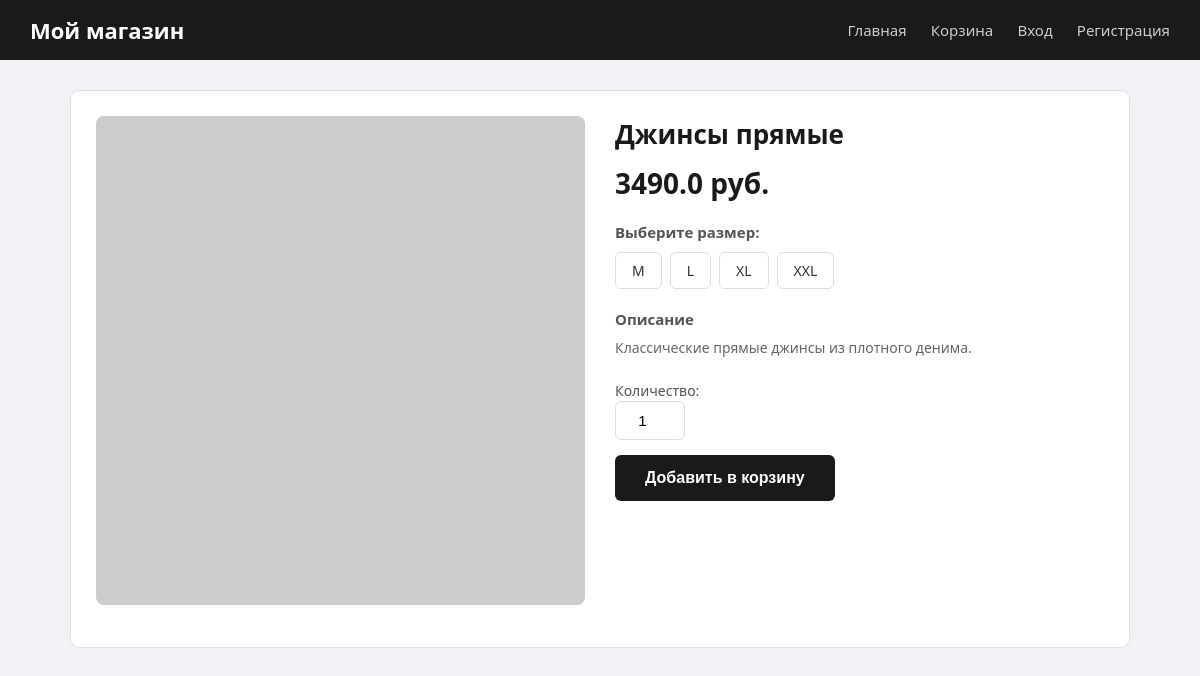
/prod/3, run on the app's committed database.
### models/product.py (models this page shows)
class Product(SqlAlchemyBase):
    __tablename__ = 'products'
    id = Column(Integer, primary_key=True, autoincrement=True)
    name = Column(String(200), nullable=False)
    photos = Column(Text)
    cost = Column(Float, nullable=False)
    description = Column(Text)
    type_id = Column(Integer, ForeignKey('product_types.id'), nullable=True)
    type = relationship("ProductType", back_populates="products")
    product_sizes = relationship("ProductSize", back_populates="product")
    storages = relationship("Storage", back_populates="product")
    carts = relationship("Cart", back_populates="product")
    order_items = relationship("OrderItem", back_populates="product")

### models/product_size.py (models this page shows)
class ProductSize(SqlAlchemyBase):
    __tablename__ = 'product_sizes'
    product_id = Column(Integer, ForeignKey('products.id'), primary_key=True)
    size_id = Column(Integer, ForeignKey('sizes.id'), primary_key=True)
    product = relationship("Product", back_populates="product_sizes")
    size = relationship("Size", back_populates="product_sizes")

### models/size.py (models this page shows)
class Size(SqlAlchemyBase):
    __tablename__ = 'sizes'
    id = Column(Integer, primary_key=True, autoincrement=True)
    name = Column(String(20), nullable=False)
    product_sizes = relationship("ProductSize", back_populates="size")

### app.py (the view)
@app.route('/prod/<int:id>')
def prod(id):
    db_sess = create_session()
    product = db_sess.query(Product).get(id)
    if not product:
        return "Товар не найден", 404
    form = AddToCartForm()
    return render_template('prod_page.html', product=product, form=form)

### forms.py
class AddToCartForm(FlaskForm):
    quantity = IntegerField('Количество', validators=[DataRequired(), NumberRange(min=1, max=99)], default=1)
    submit = SubmitField('Добавить в корзину')

### data/db_session.py (called while the page is built)
def create_session():
    global __factory
    if not __factory:
        raise Exception("База данных не инициализирована. Сначала вызовите global_init().")
    return __factory()

### templates/prod_page.html (shortened to what this page needs)
{% extends "base.html" %}
{% block content %}
<div class="product-detail">
    <div class="product-images">
        {% set photos = product.photos.split(',') if product.photos else [] %}
        <img src="{{ photos[0] if photos else 'https://via.placeholder.com/400x400/f5f5f5/cccccc?text=No+photo' }}" alt="{{ product.name }}" class="main-image">
    </div>
    <div class="product-info">
        <h1>{{ product.name }}</h1>
        <div class="price-section">
            <span class="price">{{ product.cost }} руб.</span>
        </div>
        <form method="POST" action="{{ url_for('add_to_cart', product_id=product.id) }}" class="add-to-cart-form">
            <div class="size-section">
                <h3>Выберите размер:</h3>
                <div class="size-buttons">
                    {% for ps in product.product_sizes %}
                        <label class="size-option">
                            {{ ps.size.name }}
                        </label>
                    {% endfor %}
                </div>
            </div>
            <div class="description-section">
                <h3>Описание</h3>
                <p class="description">{{ product.description or 'Описание отсутствует' }}</p>
            </div>
            <div style="margin-bottom:15px;">
                <label style="font-size:14px;color:#555;">Количество:</label><br>
                {{ form.quantity(class="quantity-input", value=1, min=1, max=10) }}
            </div>
            {{ form.submit(class="btn btn-large") }}
        </form>
    </div>
</div>
{% endblock %}

### templates/base.html (style rules this page uses)
* { margin: 0; padding: 0; box-sizing: border-box; }
body { font-family: 'Segoe UI', Arial, sans-serif; background: #f0f2f5; color: #333; min-height: 100vh; }
.btn { display: inline-block; padding: 10px 20px; background: #1a1a1a; color: white; border: none; border-radius: 6px; cursor: pointer; font-size: 14px; text-decoration: none; transition: background 0.2s; }

### templates/prod_page.html (style rules this page uses)
.product-detail { display: flex; gap: 30px; flex-wrap: wrap; background: white; padding: 25px; border-radius: 10px; border: 1px solid #e0e0e0; }
.product-images { flex: 1; min-width: 300px; }
.main-image { width: 100%; border-radius: 8px; margin-bottom: 12px; background: #f5f5f5; }
.product-info { flex: 1; min-width: 280px; }
.product-info h1 { font-size: 26px; margin-bottom: 12px; color: #1a1a1a; }
.price-section { margin-bottom: 20px; }
.price { font-size: 28px; font-weight: 700; color: #1a1a1a; }
.size-section { margin-bottom: 20px; }
.size-section h3 { font-size: 15px; margin-bottom: 10px; color: #555; }
.size-buttons { display: flex; gap: 8px; flex-wrap: wrap; }
.size-option { padding: 8px 16px; border: 1px solid #ddd; border-radius: 6px; cursor: pointer; font-size: 14px; transition: all 0.2s; background: white; }
.description-section { margin-bottom: 20px; }
.description-section h3 { font-size: 15px; margin-bottom: 8px; color: #555; }
.description { font-size: 14px; color: #666; line-height: 1.6; margin-bottom: 10px; }
.add-to-cart-form { margin-top: 20px; }
.quantity-input { width: 70px; padding: 10px; border: 1px solid #ddd; border-radius: 6px; text-align: center; font-size: 15px; margin-right: 10px; }
.btn-large { padding: 14px 30px; font-size: 16px; font-weight: 600; }

### data on the page
Product: name "Джинсы прямые", cost "3490.0", description "Классические прямые джинсы из плотного денима."
ProductSize: size.name "M"
ProductSize: size.name "L"
ProductSize: size.name "XL"
ProductSize: size.name "XXL"
